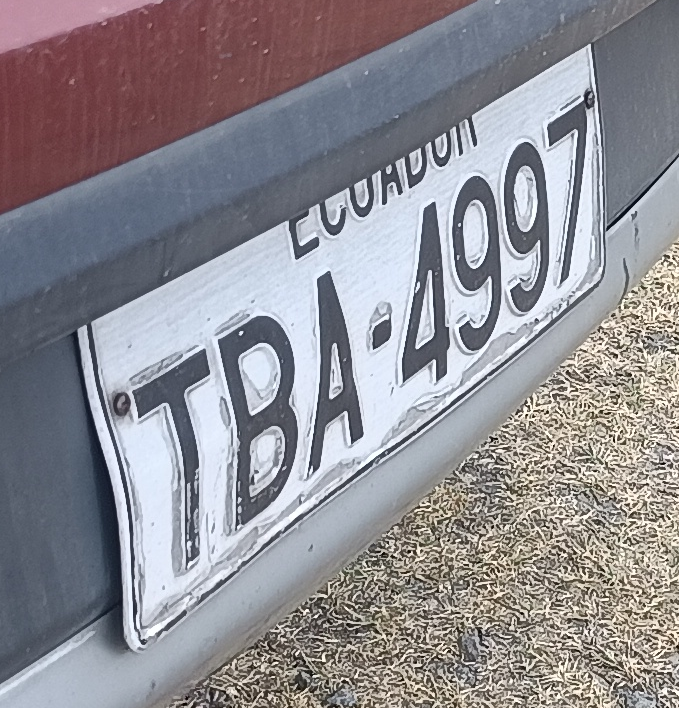
#> input picture train/character_segmentation/papu.png, 679 x 708 px; its folder holds only this picture in this run
$ python -i binarization.py   (imports and definitions only)
#> lines starting #> are read from the running program, lines starting #| are printed output that depends on the picture; after the words box and inside, x2 and y2 are one past the last pixel; in counts of white or black regions, pixels touching at a corner belong together
"""
Binarization: denoised grayscale → binary mask where characters = 255, background = 0.
Auto-detects polarity (dark chars on light bg vs light chars on dark bg).
"""

import cv2
import numpy as np

VALID_METHODS = {"otsu", "adaptive"}
_current_method = "otsu"


def normalize_method(method: str | None) -> str:
    value = str(method or "otsu").strip().lower()
    if value not in VALID_METHODS:
        raise ValueError(f"Metodo de binarizacion no valido: {method}")
    return value


def get_method() -> str:
    return _current_method


def set_method(method: str) -> str:
    global _current_method
    _current_method = normalize_method(method)
    return _current_method


def _character_polarity_score(binary: np.ndarray) -> float:
    """
    Scores how much the white foreground looks like plate characters.

    The selected mask must end as white characters over black background. A
    plain brightness check is fragile because it confuses dark plates, shadows,
    or glare with character polarity.
    """
    h, w = binary.shape[:2]
    if h <= 0 or w <= 0:
        return 0.0

    num_labels, _, stats, centroids = cv2.connectedComponentsWithStats(binary, connectivity=8)
    score = 0.0
    for label in range(1, num_labels):
        x, y, bw, bh, area = stats[label]
        if area <= 0:
            continue

        area_ratio = area / float(h * w)
        height_ratio = bh / float(h)
        width_ratio = bw / float(w)
        fill_ratio = area / float(max(1, bw * bh))
        center_y = centroids[label][1] / float(h)

        if area_ratio < 0.0008 or area_ratio > 0.12:
            continue
        if height_ratio < 0.22 or height_ratio > 0.90:
            continue
        if width_ratio < 0.01 or width_ratio > 0.28:
            continue
        if fill_ratio < 0.12 or fill_ratio > 0.88:
            continue

        band_bonus = 1.4 if 0.30 <= center_y <= 0.82 else 0.75
        score += area * height_ratio * band_bonus

    return score


def _ensure_character_foreground(binary: np.ndarray) -> np.ndarray:
    """Return a mask where characters are white and background is black."""
    inverted = cv2.bitwise_not(binary)
    if _character_polarity_score(inverted) > _character_polarity_score(binary):
        return inverted
    return binary


def adaptive(gray: np.ndarray, block_size: int = 31, C: int = 12) -> np.ndarray:
    """
    Adaptive Gaussian thresholding.
    THRESH_BINARY_INV makes dark regions white (foreground=255 for standard plates).

    block_size=31: at 440px width each char is ~60px wide; 31px windows adapt to
    illumination at the character scale, not the stroke scale (old 15px caused
    intra-stroke fragmentation that generated dozens of false components).
    C=12: slightly higher constant reduces noise sensitivity.
    """
    binary = cv2.adaptiveThreshold(
        gray, 255,
        cv2.ADAPTIVE_THRESH_GAUSSIAN_C,
        cv2.THRESH_BINARY_INV,
        block_size, C,
    )
    return _ensure_character_foreground(binary)


def otsu(gray: np.ndarray) -> np.ndarray:
    """Otsu's global threshold — useful when illumination is uniform."""
    _, binary = cv2.threshold(gray, 0, 255, cv2.THRESH_BINARY_INV + cv2.THRESH_OTSU)
    return _ensure_character_foreground(binary)


def cleanup(binary: np.ndarray, open_k: int = 2, close_k: int = 3) -> np.ndarray:
    """
    Morphological opening removes isolated noise dots.
    Morphological closing fills small gaps inside character strokes.
    """
    open_kernel = cv2.getStructuringElement(cv2.MORPH_RECT, (open_k, open_k))
    close_kernel = cv2.getStructuringElement(cv2.MORPH_RECT, (close_k, close_k))
    binary = cv2.morphologyEx(binary, cv2.MORPH_OPEN, open_kernel)
    binary = cv2.morphologyEx(binary, cv2.MORPH_CLOSE, close_kernel)
    return binary


def run(gray: np.ndarray, method: str | None = None) -> dict:
    """
    Computes only the configured production thresholding method.
    Returns dict with 'method' and 'best' keys.
    """
    selected = normalize_method(method or _current_method)
    if selected == "adaptive":
        best = cleanup(adaptive(gray))
    else:
        best = cleanup(otsu(gray))

    return {"method": selected, "best": best}

>>> import cv2
>>> picture = cv2.imread('../papu.png', cv2.IMREAD_GRAYSCALE)
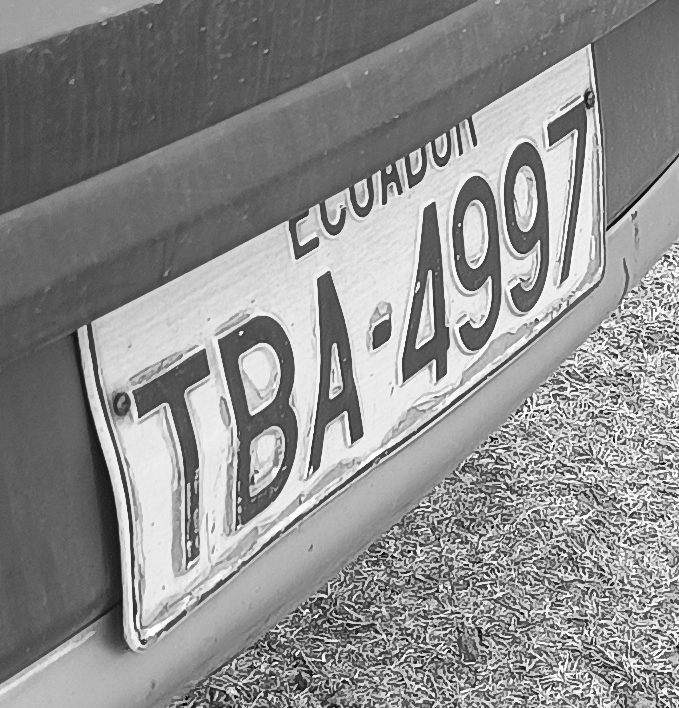
#> picture: shape (708, 679); min 1, max 254, mean 141.9
>>> result = run(picture)
#> in otsu, `_, binary = cv2.threshold(gray, 0, 255, cv2.THRESH_BINARY_INV + cv2.TH..`:
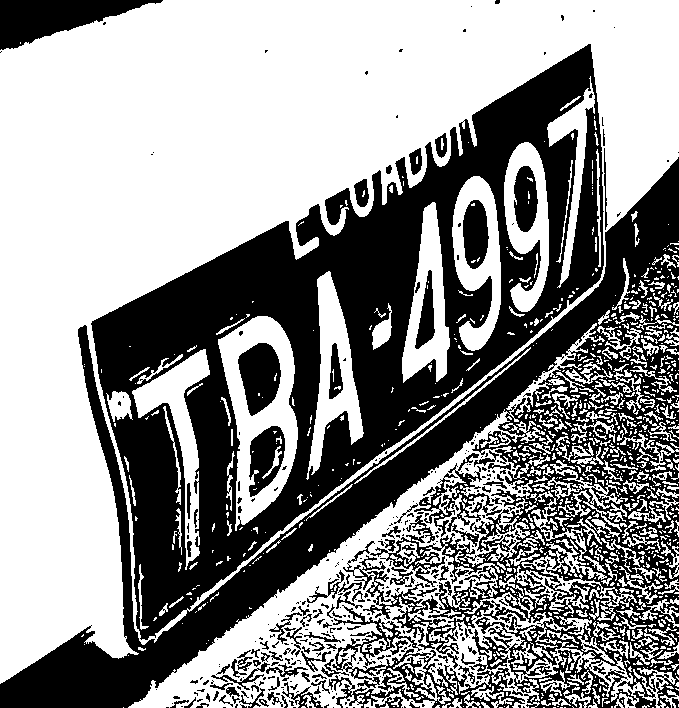
#> binary: shape (708, 679); 57.7% white; 472 black regions (353 under 20 px), largest, box (x1, y1, x2, y2) and area: (0, 44, 679, 708) 175833, (328, 605, 525, 708) 4814, (0, 0, 163, 50) 4193
#> in _character_polarity_score, `num_labels, _, stats, centroids = cv2.connectedComponentsWithStats(bin..`: num_labels = 473; stats = 473 rows, first 6: [0, 0, 679, 708, 277152], [0, 0, 163, 50, 4193], [495, 0, 5, 4, 18], [471, 6, 1, 1, 1], [593, 10, 2, 2, 4], [561, 15, 3, 6, 13]; centroids = 473 pairs, first value 0.5 to 678, second value 1.5 to 707
#> the loop in _character_polarity_score, `for label in range(1, num_labels):` made 472 passes
#> (x, y, bw, bh, area, area_ratio, height_ratio, width_ratio) on passes 18, 26, 35: (603, 129, 2, 17, 27, 5.62e-05, 0.024, 0.00295), (386, 165, 6, 9, 41, 8.53e-05, 0.0127, 0.00884), (415, 282, 5, 11, 30, 6.24e-05, 0.0155, 0.00736)
#> after the loop in _character_polarity_score, `for label in range(1, num_labels):`: score = 0
#> in _character_polarity_score (call 2), `num_labels, _, stats, centroids = cv2.connectedComponentsWithStats(bin..`: num_labels = 998; stats = 998 rows, first 6: [0, 0, 679, 708, 203580], [0, 0, 679, 684, 177405], [20, 42, 1, 2, 2], [547, 76, 48, 212, 2341], [560, 96, 21, 15, 58], [594, 116, 1, 3, 3]; centroids = 998 pairs, first value 20 to 678, second value 42.5 to 707
#> the loop in _character_polarity_score (call 2), `for label in range(1, num_labels):` made 997 passes
#> (x, y, bw, bh, area, area_ratio, height_ratio, width_ratio) on passes 8 to 9: (594, 132, 5, 14, 26, 5.41e-05, 0.0198, 0.00736), (441, 138, 3, 12, 27, 5.62e-05, 0.0169, 0.00442)
#> in cleanup, `binary = cv2.morphologyEx(binary, cv2.MORPH_OPEN, open_kernel)`:
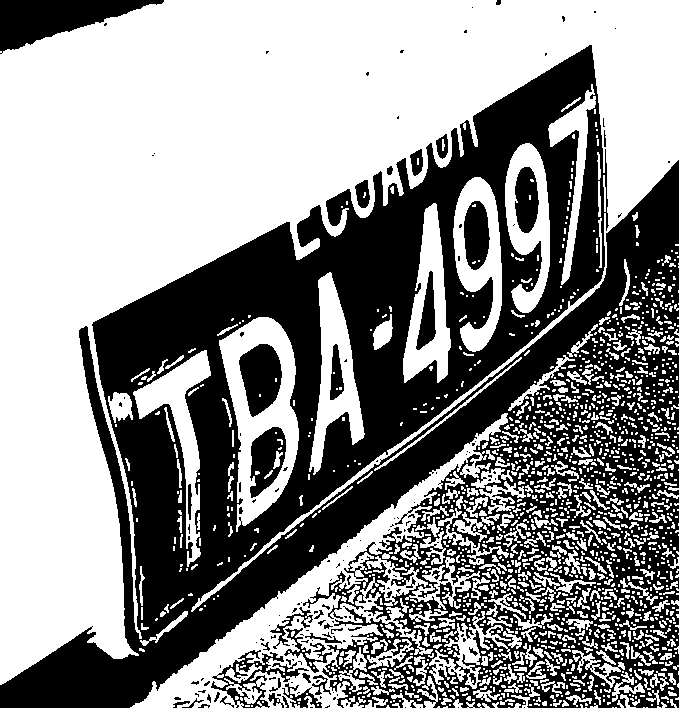
#> binary: shape (708, 679); 56.1% white; 193 black regions (150 under 20 px), largest, box (x1, y1, x2, y2) and area: (0, 45, 679, 708) 193861, (0, 0, 164, 54) 4418, (239, 344, 282, 417) 2193
#> in cleanup, `binary = cv2.morphologyEx(binary, cv2.MORPH_CLOSE, close_kernel)`:
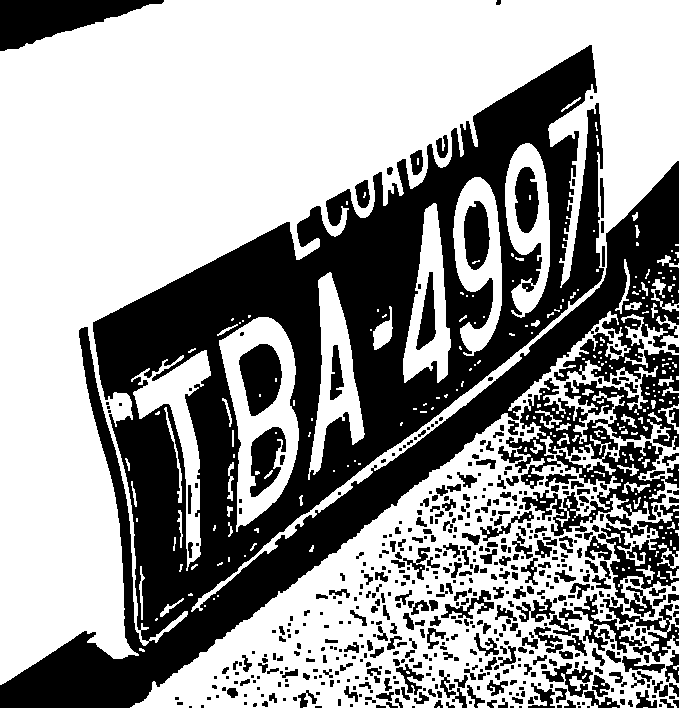
#> binary: shape (708, 679); 60.2% white; 621 black regions (299 under 20 px), largest, box (x1, y1, x2, y2) and area: (0, 45, 679, 708) 148652, (0, 0, 164, 51) 4405, (598, 505, 679, 604) 3075
